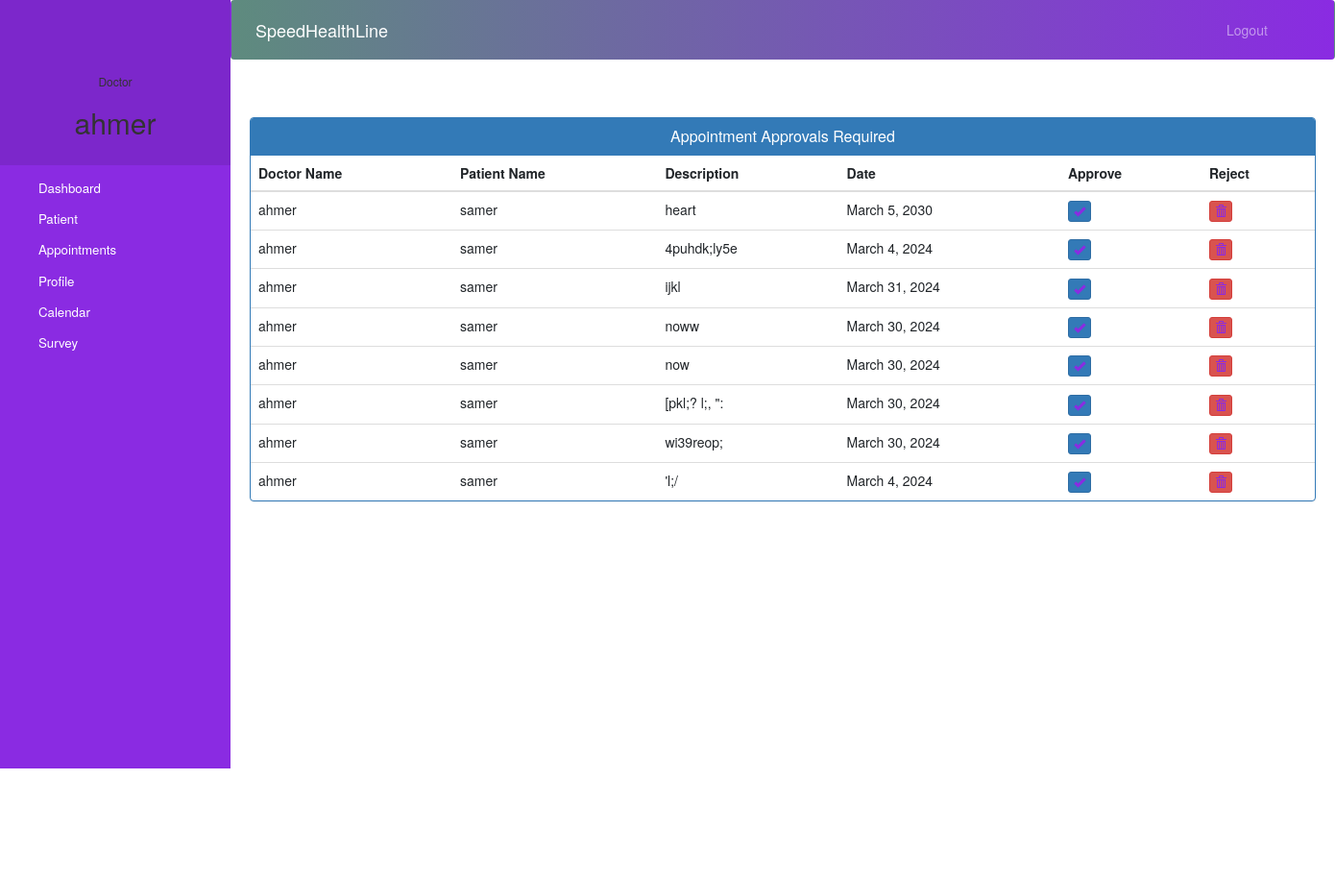
Screenshot of /doctor-approve-appointment (signed in) with the database file from the repository.
### core/models.py (models this page shows, shortened)
class Appointment(models.Model):
    patientId=models.PositiveIntegerField(null=True,default=0)
    doctorId=models.PositiveIntegerField(null=True,default=0)
    patientName = models.CharField(max_length=40, null=True)
    doctorName = models.CharField(max_length=40, null=True)
    appointmentDate = models.DateField(null=True)
    appointmentTime = models.TimeField(null=True)
    timeslots = models.ManyToManyField(DoctorSchedule,null=True)
    description = models.TextField(max_length=500)
    status = models.BooleanField(default=True)

### core/views.py (the view)
# urls.py: path('doctor-approve-appointment', doctor_approve_appointment, name='doctor-approve-appointment'),
@login_required(login_url='Userlogin')
@user_passes_test(is_doctor)
def doctor_approve_appointment(request):
    appointments = models.Appointment.objects.filter( status=True).order_by('-id')
    return render(request, 'doctor_approve_appointment.html', {'appointments': appointments})

### core/views.py (called while the page is built)
def is_doctor(user):
    return user.groups.filter(name='DOCTOR').exists()

### templates/doctor_approve_appointment.html (shortened to what this page needs)
{% extends 'doctor_base.html' %}
{% block content %}
<head>
  <link href="//netdna.bootstrapcdn.com/bootstrap/3.0.0/css/bootstrap.min.css" rel="stylesheet" id="bootstrap-css">
</head>
<div class="container">
  <div class="panel panel-primary">
    <div class="panel-heading">
      <h6 class="panel-title">Appointment Approvals Required</h6>
    </div>
    <table class="table table-hover" id="dev-table">
      <thead>
        <tr>
          <th>Doctor Name</th>
          <th>Patient Name</th>
          <th>Description</th>
          <th>Date</th>
          <th>Approve</th>
          <th>Reject</th>
        </tr>
      </thead>
      {% for a in appointments %}
      <tr>
        <td> {{a.doctorName}}</td>
        <td>{{a.patientName}}</td>
        <td>{{a.description}}</td>
        <td>{{a.appointmentDate}}</td>
        <td><a class="btn btn-primary btn-xs" href="{% url 'approve-appointment' a.id  %}"><span class="glyphicon glyphicon-ok"></span></a></td>
        <td><a class="btn btn-danger btn-xs" href="{% url 'reject-appointment' a.id  %}"><span class="glyphicon glyphicon-trash"></span></a></td>
      </tr>
      {% endfor %}
    </table>
  </div>
</div>
{% endblock content %}

### templates/doctor_base.html (shortened to what this page needs)
<!DOCTYPE html>
{% load static %}
<html lang="en">
<head>
  <link rel="stylesheet" href="https://stackpath.bootstrapcdn.com/bootstrap/4.3.1/css/bootstrap.min.css">
  <link rel="stylesheet" href="https://maxcdn.bootstrapcdn.com/font-awesome/4.7.0/css/font-awesome.min.css">
</head>
<body>
  <nav class="menu" tabindex="0">
    <header class="avatar">
      <br><br>
      <h6>Doctor</h6>
      <h2>{{request.user.first_name}}</h2>
    </header>
    <ul>
      <li tabindex="0" class="icon-dashboard"> <a style="color:white; text-decoration:none;" href="/doctor-dashboard"><span>Dashboard</span></a> </li>
      <li tabindex="0" class="icon-users"> <a style="color:white; text-decoration:none;" href="/doctor-patient"><span>Patient</span></a></li>
      <li tabindex="0" class="icon-calendar"> <a style="color:white; text-decoration:none;" href="/doctor-appointment"><span>Appointments</span></a></li>
      <li tabindex="0" class="icon-calendar"> <a style="color:white; text-decoration:none;" href="/doctor-profile"><span>Profile</span></a></li>
      <li tabindex="0" class="icon-calendar"> <a style="color:white; text-decoration:none;" href="/doctor-calender"><span>Calendar</span></a></li>
      <li tabindex="0" class="icon-calendar">
        <a style="color:white; text-decoration:none;" href="{% url 'view_survey' survey.id %}">
         <span>Survey</span>
        </a>
      </li>
    </ul>
  </nav>
  <main>
    <div class="bs-example">
<nav class="navbar navbar-expand-md navbar-dark fixed-top" style="background: linear-gradient(to right, #5E8B7E, #8A2BE2);">        <a href="/doctor-dashboard" class="navbar-brand">SpeedHealthLine</a>
        <div class="collapse navbar-collapse justify-content-between" id="navbarCollapse">
          <div class="navbar-nav" style=" margin-left: 90%;">
            <a href="/logout" class="nav-item nav-link">Logout</a>
          </div>
        </div>
      </nav>
    </div>
    <br><br>
    {% block content %}
    {% endblock content %}
    <br><br><br><br><br><br><br>
    <footer>
      <br>
      <div class="container">
        <div class="row">
          <div class="col-md-12 col-sm-12">
          </div>
        </div>
      </div>
    </footer>
  </main>
</body>
</html>

### templates/doctor_base.html (style rules this page uses)
a:link { text-decoration: none; color: #8a2be2; }
body { padding-left: 240px; background-color: #f8f8ff; background-repeat: no-repeat; background-position: center center; background-attachment: fixed; background-size: cover; }
main { position: relative; height: 100vh; }
.menu { background: #8a2be2; height: 100vh; width: 240px; position: fixed; top: 0px; left: 0; z-index: 5; outline: none; }
.menu .avatar { background: rgba(0, 0, 0, 0.1); padding: 2em 0.5em; text-align: center; }
.menu .avatar h2 { font-weight: normal; margin-bottom: 0; }
.menu ul { list-style: none; padding: 0.5em 0; margin: 0; }
.menu ul li { padding: 0.5em 1em 0.5em 3em; font-size: 0.95em; font-weight: lighter; background-repeat: no-repeat; background-position: left 15px center; background-size: auto 20px; transition: all 0.15s linear; cursor: pointer; color: #fff; }
.menu ul li.icon-dashboard { background-image: url("http://www.entypo.com/images//gauge.svg"); }
.menu ul li.icon-users { background-image: url("http://www.entypo.com/images//users.svg"); }
.menu ul li.icon-calendar { background-image: url("http://www.entypo.com/images//calendar.svg"); }

### templates/doctor_approve_appointment.html (style rules this page uses)
a:link { text-decoration: none; }
h6 { text-align: center; }
.row { margin: 100px; }

### rows the page displays
Appointment: doctorName "ahmer", patientName "samer", description "heart", appointmentDate "March 5, 2030"
Appointment: doctorName "ahmer", patientName "samer", description "4puhdk;ly5e", appointmentDate "March 4, 2024"
Appointment: doctorName "ahmer", patientName "samer", description "ijkl", appointmentDate "March 31, 2024"
Appointment: doctorName "ahmer", patientName "samer", description "noww", appointmentDate "March 30, 2024"
Appointment: doctorName "ahmer", patientName "samer", description "now", appointmentDate "March 30, 2024"
Appointment: doctorName "ahmer", patientName "samer", description "[pkl;? l;, \":", appointmentDate "March 30, 2024"
Appointment: doctorName "ahmer", patientName "samer", description "wi39reop;", appointmentDate "March 30, 2024"
Appointment: doctorName "ahmer", patientName "samer", description "'l;/", appointmentDate "March 4, 2024"

### other values shown
{{ request.user.first_name }} "ahmer"
